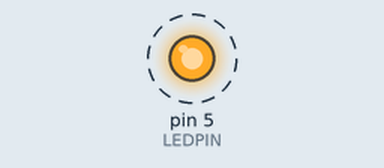
This sketch was run on a simulated Arduino Uno, built with avr-gcc and run on an emulated ATmega328P. Parts: output pins drawn as LEDs (lit = HIGH). Dashed ring = blinking.

Above: at 0.5 s.
Timing chart, 0 to 4.6 s (numbered marks = the images above):
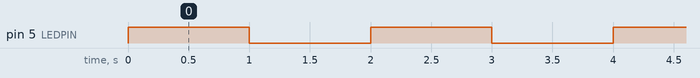

The sketch:

Sketch1.ino
```cpp
/*
 Name:		Sketch1.ino
 Created:	3/2/2017 10:29:23 PM
 Author:	RevilS
*/

const int LEDPIN = 5;
//const int LEDPIN = LED_BUILTIN;
// the setup function runs once when you press reset or power the board
void setup() {
	// initialize digital pin LED_BUILTIN as an output.
	pinMode(LEDPIN, OUTPUT);
}

// the loop function runs over and over again forever
void loop() {
	Serial.println("Turning it on");
	digitalWrite(LEDPIN,HIGH);   // turn the LED on (HIGH is the voltage level)
	delay(1000);                       // wait for a second
	Serial.println("Turning it off");
	digitalWrite(LEDPIN, LOW);    // turn the LED off by making the voltage LOW
	delay(1000);                       // wait for a second
}
```

Measured:
- by itself, pin 5 (LEDPIN): alternates HIGH for 1.0 s and LOW for 1.0 s
